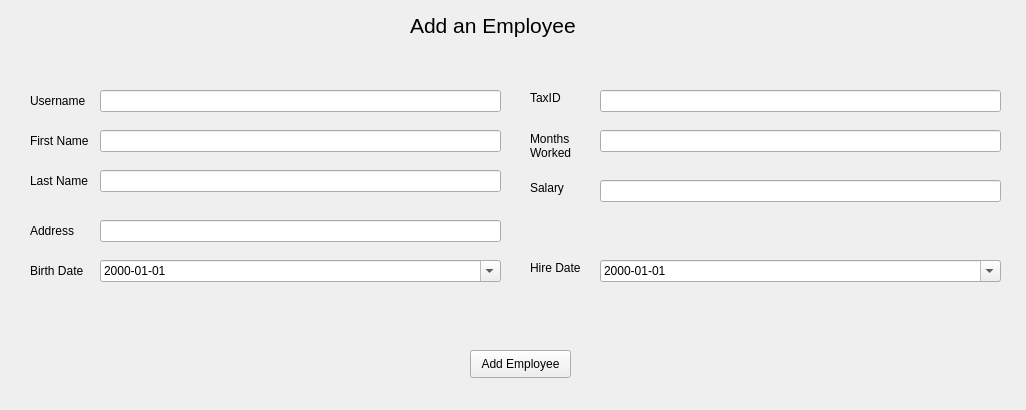
<?xml version="1.0" encoding="UTF-8"?>
<ui version="4.0">
 <class>Form</class>
 <widget class="QWidget" name="Form">
  <property name="geometry">
   <rect>
    <x>0</x>
    <y>0</y>
    <width>1026</width>
    <height>410</height>
   </rect>
  </property>
  <property name="windowTitle">
   <string>Form</string>
  </property>
  <widget class="QLabel" name="label">
   <property name="geometry">
    <rect>
     <x>410</x>
     <y>-40</y>
     <width>231</width>
     <height>131</height>
    </rect>
   </property>
   <property name="font">
    <font>
     <pointsize>16</pointsize>
    </font>
   </property>
   <property name="text">
    <string>Add an Employee</string>
   </property>
  </widget>
  <widget class="QLineEdit" name="UsernameEntry">
   <property name="geometry">
    <rect>
     <x>100</x>
     <y>90</y>
     <width>401</width>
     <height>22</height>
    </rect>
   </property>
  </widget>
  <widget class="QLabel" name="label_2">
   <property name="geometry">
    <rect>
     <x>30</x>
     <y>90</y>
     <width>61</width>
     <height>21</height>
    </rect>
   </property>
   <property name="text">
    <string>Username</string>
   </property>
  </widget>
  <widget class="QLabel" name="label_3">
   <property name="geometry">
    <rect>
     <x>30</x>
     <y>130</y>
     <width>71</width>
     <height>21</height>
    </rect>
   </property>
   <property name="text">
    <string>First Name</string>
   </property>
  </widget>
  <widget class="QLineEdit" name="FirstNameEntry">
   <property name="geometry">
    <rect>
     <x>100</x>
     <y>130</y>
     <width>401</width>
     <height>22</height>
    </rect>
   </property>
  </widget>
  <widget class="QLabel" name="label_4">
   <property name="geometry">
    <rect>
     <x>30</x>
     <y>170</y>
     <width>61</width>
     <height>21</height>
    </rect>
   </property>
   <property name="text">
    <string>Last Name</string>
   </property>
  </widget>
  <widget class="QLineEdit" name="LastNameEntry">
   <property name="geometry">
    <rect>
     <x>100</x>
     <y>170</y>
     <width>401</width>
     <height>22</height>
    </rect>
   </property>
  </widget>
  <widget class="QLabel" name="label_5">
   <property name="geometry">
    <rect>
     <x>30</x>
     <y>220</y>
     <width>61</width>
     <height>21</height>
    </rect>
   </property>
   <property name="text">
    <string>Address</string>
   </property>
  </widget>
  <widget class="QLineEdit" name="AddressEntry">
   <property name="geometry">
    <rect>
     <x>100</x>
     <y>220</y>
     <width>401</width>
     <height>22</height>
    </rect>
   </property>
  </widget>
  <widget class="QLabel" name="label_6">
   <property name="geometry">
    <rect>
     <x>30</x>
     <y>260</y>
     <width>61</width>
     <height>21</height>
    </rect>
   </property>
   <property name="text">
    <string>Birth Date</string>
   </property>
  </widget>
  <widget class="QDateEdit" name="DateEntry">
   <property name="geometry">
    <rect>
     <x>100</x>
     <y>260</y>
     <width>401</width>
     <height>22</height>
    </rect>
   </property>
   <property name="dateTime">
    <datetime>
     <hour>0</hour>
     <minute>0</minute>
     <second>0</second>
     <year>2000</year>
     <month>1</month>
     <day>1</day>
    </datetime>
   </property>
   <property name="displayFormat">
    <string>yyyy-MM-dd</string>
   </property>
   <property name="calendarPopup">
    <bool>true</bool>
   </property>
  </widget>
  <widget class="QPushButton" name="addOwner">
   <property name="geometry">
    <rect>
     <x>470</x>
     <y>350</y>
     <width>101</width>
     <height>28</height>
    </rect>
   </property>
   <property name="text">
    <string>Add Employee</string>
   </property>
  </widget>
  <widget class="QLineEdit" name="TaxIDEntry">
   <property name="geometry">
    <rect>
     <x>600</x>
     <y>90</y>
     <width>401</width>
     <height>22</height>
    </rect>
   </property>
  </widget>
  <widget class="QLabel" name="label_7">
   <property name="geometry">
    <rect>
     <x>530</x>
     <y>90</y>
     <width>55</width>
     <height>16</height>
    </rect>
   </property>
   <property name="text">
    <string>TaxID</string>
   </property>
  </widget>
  <widget class="QDateEdit" name="HireDateEntry">
   <property name="geometry">
    <rect>
     <x>600</x>
     <y>260</y>
     <width>401</width>
     <height>22</height>
    </rect>
   </property>
   <property name="displayFormat">
    <string>yyyy-MM-dd</string>
   </property>
   <property name="calendarPopup">
    <bool>true</bool>
   </property>
  </widget>
  <widget class="QLabel" name="label_8">
   <property name="geometry">
    <rect>
     <x>530</x>
     <y>260</y>
     <width>55</width>
     <height>16</height>
    </rect>
   </property>
   <property name="text">
    <string>Hire Date</string>
   </property>
  </widget>
  <widget class="QLabel" name="label_9">
   <property name="geometry">
    <rect>
     <x>530</x>
     <y>130</y>
     <width>51</width>
     <height>31</height>
    </rect>
   </property>
   <property name="text">
    <string>Months 
Worked</string>
   </property>
  </widget>
  <widget class="QLabel" name="label_10">
   <property name="geometry">
    <rect>
     <x>530</x>
     <y>180</y>
     <width>55</width>
     <height>16</height>
    </rect>
   </property>
   <property name="text">
    <string>Salary</string>
   </property>
  </widget>
  <widget class="QLineEdit" name="ExperienceEntry">
   <property name="geometry">
    <rect>
     <x>600</x>
     <y>130</y>
     <width>401</width>
     <height>22</height>
    </rect>
   </property>
  </widget>
  <widget class="QLineEdit" name="SalaryEntry">
   <property name="geometry">
    <rect>
     <x>600</x>
     <y>180</y>
     <width>401</width>
     <height>22</height>
    </rect>
   </property>
  </widget>
 </widget>
 <resources/>
 <connections/>
</ui>
